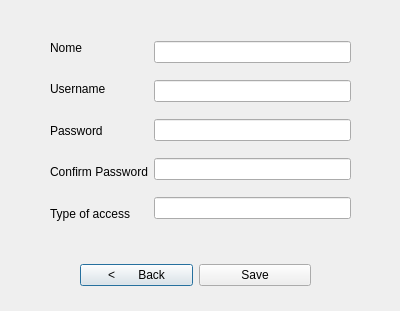
<?xml version="1.0" encoding="UTF-8"?>
<ui version="4.0">
 <class>SignUpWindow</class>
 <widget class="QDialog" name="SignUpWindow">
  <property name="geometry">
   <rect>
    <x>0</x>
    <y>0</y>
    <width>400</width>
    <height>311</height>
   </rect>
  </property>
  <property name="windowTitle">
   <string>Dialog</string>
  </property>
  <widget class="QWidget" name="layoutWidget">
   <property name="geometry">
    <rect>
     <x>50</x>
     <y>30</y>
     <width>301</width>
     <height>201</height>
    </rect>
   </property>
   <layout class="QHBoxLayout" name="horizontalLayout">
    <item>
     <layout class="QVBoxLayout" name="verticalLayout">
      <item>
       <widget class="QLabel" name="label">
        <property name="text">
         <string>Nome</string>
        </property>
       </widget>
      </item>
      <item>
       <widget class="QLabel" name="label_2">
        <property name="text">
         <string>Username</string>
        </property>
       </widget>
      </item>
      <item>
       <widget class="QLabel" name="label_3">
        <property name="text">
         <string>Password</string>
        </property>
       </widget>
      </item>
      <item>
       <widget class="QLabel" name="label_5">
        <property name="text">
         <string>Confirm Password</string>
        </property>
       </widget>
      </item>
      <item>
       <widget class="QLabel" name="label_4">
        <property name="text">
         <string>Type of access</string>
        </property>
       </widget>
      </item>
     </layout>
    </item>
    <item>
     <layout class="QVBoxLayout" name="verticalLayout_2">
      <item>
       <widget class="QLineEdit" name="txt_name"/>
      </item>
      <item>
       <widget class="QLineEdit" name="txt_username"/>
      </item>
      <item>
       <widget class="QLineEdit" name="txt_password">
        <property name="echoMode">
         <enum>QLineEdit::Password</enum>
        </property>
       </widget>
      </item>
      <item>
       <widget class="QLineEdit" name="txt_Cpassword">
        <property name="echoMode">
         <enum>QLineEdit::Password</enum>
        </property>
       </widget>
      </item>
      <item>
       <widget class="QLineEdit" name="txt_toa"/>
      </item>
     </layout>
    </item>
   </layout>
  </widget>
  <widget class="QWidget" name="layoutWidget">
   <property name="geometry">
    <rect>
     <x>80</x>
     <y>260</y>
     <width>231</width>
     <height>31</height>
    </rect>
   </property>
   <layout class="QHBoxLayout" name="horizontalLayout_2">
    <item>
     <widget class="QPushButton" name="backButton">
      <property name="text">
       <string>&lt;       Back</string>
      </property>
     </widget>
    </item>
    <item>
     <widget class="QPushButton" name="saveButton">
      <property name="text">
       <string>Save</string>
      </property>
     </widget>
    </item>
   </layout>
  </widget>
 </widget>
 <resources/>
 <connections/>
</ui>
